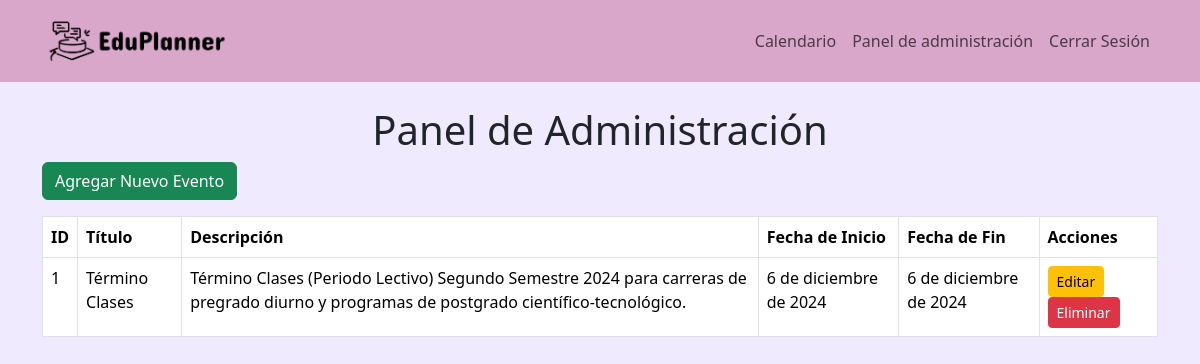
Page /panel-admin/ (signed in) on the committed database.
### Calendar/models.py (models this page shows, shortened)
class EventosAcademicos(models.Model):
    titulo = models.CharField(max_length=200)
    descripcion = models.TextField(blank=True)
    fecha_inicio = models.DateField()
    fecha_fin = models.DateField()
    lista_tipos = {
        "1": "Inicio de Semestre",
        "2": "Fin de Semestre",
        "3": "Inicio de Inscripción de Asignaturas",
        "4": "Fin de Inscripción de Asignaturas",
        "5": "Receso Académico",
        "6": "Feriado Nacional", # Default 4 Feriados
        "7": "Feriado Regional",
        "8": "Inicio de Plazos de Solicitudes Administrativas",
        "9": "Fin de Plazos de Solicitudes Administrativas",
        "10": "Inicio de Plazos para la Gestión de Beneficios",
        "11": "Fin de Plazos para la Gestión de Beneficios",
        "12": "Ceremonia de Titulación o Graduación",
        "13": "Reunión de Consejo Académico",
        "14": "Talleres y Charlas",
        "15": "Día de Orientación para Nuevos Estudiantes",
        "16": "Eventos Extracurriculares",
        "17": "Inicio de Clases",
        "18": "Último Día de Clases",
        "19": "Día de Puertas Abiertas",
        "20": "Suspensión de Actividades Completa",
        "21": "Suspensión de Actividades Parcial",
    }
    tipo =  models.CharField(max_length=3, choices=lista_tipos)

### eduplanner/views.py (the view)
# urls.py: path('panel-admin/', views.panel_admin, name='panel_admin'),
@login_required
def panel_admin(request):
    if request.user.groups.filter(name='Académicos').exists() or request.user.groups.filter(name='Comité Académico').exists():
        eventos = EventosAcademicos.objects.all()
        return render(request, 'panel_admin.html', {'eventos': eventos})
    else:
        return redirect('pag_principal')

### eduplanner/context_processors.py (called while the page is built)
def verificar_autorizacion(request):
    if request.user.is_authenticated:
        autorizacion = request.user.groups.filter(name__in=['Académicos', 'Comité Académico']).exists()
    else:
        autorizacion = False
    return {'autorizacion': autorizacion}

### eduplanner/templates/panel_admin.html (shortened to what this page needs)
{% extends 'base.html' %}
{% block content %}
<div class="container">
    <br>
    <h1 class="text-center">Panel de Administración</h1>
    <a href="{% url 'agregar_evento' %}" class="btn btn-success mb-3">Agregar Nuevo Evento</a>
    <table class="table table-bordered">
        <thead>
            <tr>
                <th>ID</th>
                <th>Título</th>
                <th>Descripción</th>
                <th>Fecha de Inicio</th>
                <th>Fecha de Fin</th>
                <th>Acciones</th>
            </tr>
        </thead>
        <tbody>
            {% for evento in eventos %}
            <tr>
                <td>{{ evento.id }}</td>
                <td>{{ evento.titulo }}</td>
                <td>{{ evento.descripcion }}</td>
                <td>{{ evento.fecha_inicio }}</td>
                <td>{{ evento.fecha_fin }}</td>
                <td>
                    <a href="{% url 'editar_evento' evento.id %}" class="btn btn-warning btn-sm">Editar</a>
                    <a href="{% url 'eliminar_evento' evento.id %}" class="btn btn-danger btn-sm">Eliminar</a>
                </td>
            </tr>
            {% endfor %}
        </tbody>
    </table>
</div>
{% endblock %}

### eduplanner/templates/base.html (shortened to what this page needs)
{% load static %}
<!DOCTYPE html>
<html lang="en">
<head>
    <link rel="stylesheet" href="{% static 'css/bootstrap.css' %}">
    <link rel="stylesheet" href="{% static 'css/estilos.css' %}">
    <link href="https://cdn.jsdelivr.net/npm/fullcalendar@6.1.5/index.global.min.css" rel="stylesheet">
</head>
<body style="background-color: #F0EAFF;">
    <nav id="menu" class="navbar navbar-expand-lg navbar-light" style="background-color: #D8A7CA;">
        <div class="container margin-left margin-right">
            <a class="navbar-brand" href="{% url 'pag_principal' %}">
                <img id="logo" src="{% static 'img/logo_negro.png' %}" alt="logo de Refugio Dhermes" class="img-fluid" style="width: 190px;">
            </a>
            <div class="collapse navbar-collapse" id="navbarNav">
                <ul class="navbar-nav ms-auto">
                    {% if user.is_authenticated %}
                        <li class="nav-item">
                            <a class="nav-link" href="{% url 'calendar' %}">Calendario</a>
                        </li>
                        {% if autorizacion %}
                            <li class="nav-item">
                                <a class="nav-link" href="{% url 'panel_admin' %}">Panel de administración</a>
                            </li>
                        {% endif %}
                        <li class="nav-item">
                            <a class="nav-link" href="{% url 'cerrar_sesion' %}">Cerrar Sesión</a>
                        </li>
                    {% endif %}
                </ul>
            </div>
        </div>
    </nav>
    {% block content %}
    {% endblock %}
</body>
</html>

### rows in the picture
EventosAcademicos: id "1", titulo "Término Clases", descripcion "Término Clases (Periodo Lectivo) Segundo Semestre 2024 para carreras de pregrado diurno y programas de postgrado científico-tecnológico.", fecha_inicio "6 de diciembre de 2024", fecha_fin "6 de diciembre de 2024"
